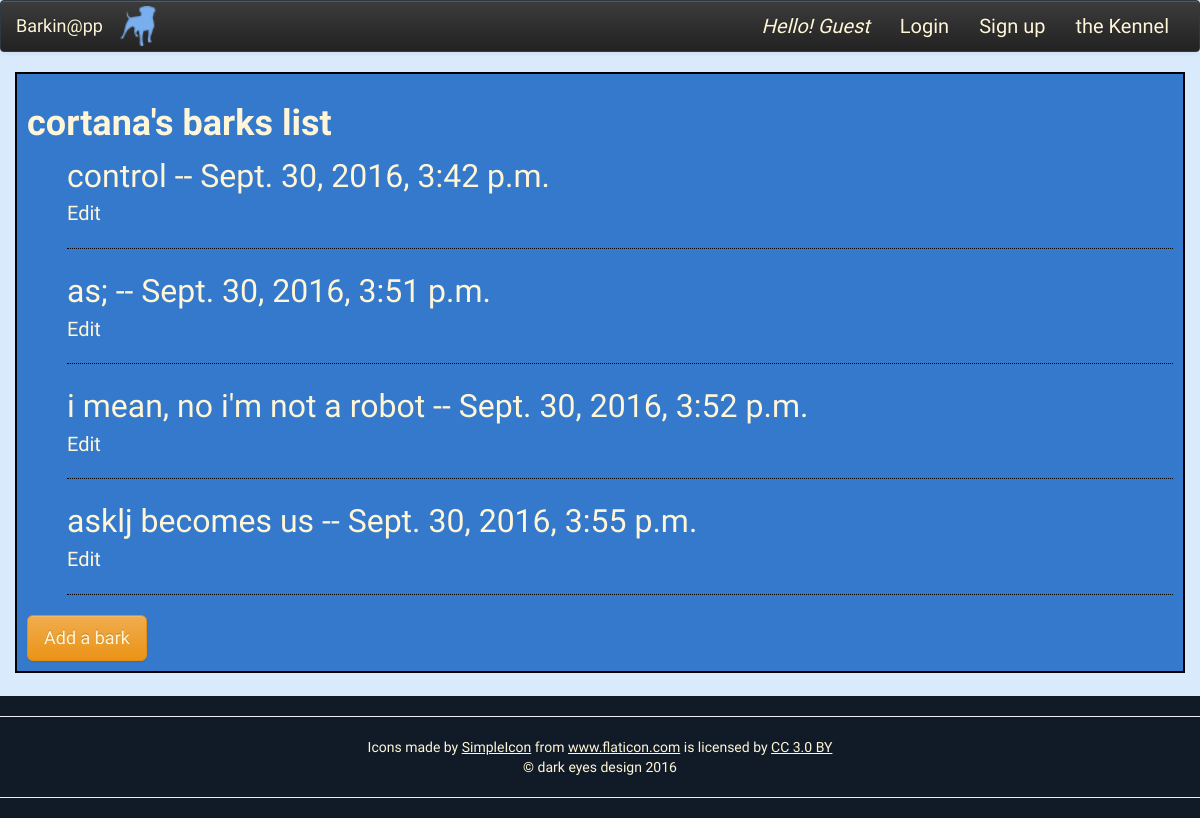
The app's page /barks/13/ with its own data.
### barks/models.py (models this page shows)
class Bark(models.Model):
    user = models.ForeignKey(User, null=True, blank=True)
    content = models.CharField(max_length=60)
    post_date = models.DateTimeField(auto_now_add=True)
    def __str__(self):
        return self.content
    def get_absolute_url(self):
        return reverse("barks:edit_bark", args=[self.pk])

### barks/views.py (the view)
# urls.py: url(r'^(?P<id>\d+)/$', views.barks_list, name="barks_list"),
def barks_list(request, id=None):
    if id:
        user = User.objects.get(id=id)
        author = user
    else:
        user = request.user
        author = user
    bark_query = user.bark_set.all()
    context = {
        "author": author,
        "barks": bark_query,
    }
    return render(request, "barks/barks_list.html", context)

### barks/templates/barks/barks_list.html
{% extends "core/base.html" %}
{% block content %}
    <h1>{{ author }}'s barks list</h1>
    <ul>
        {% for bark in barks %}
            <li class="barkers-bark">
                {{ bark }} -- {{ bark.post_date }}
            </li>
            <li>
                <a href="{{ bark.get_absolute_url }}">Edit</a>
            </li>
        <hr style="border-top: 1px dotted black;">
        {% endfor %}
    </ul>
<a class="btn btn-warning btn-lg" href="{% url 'barks:add_bark' %}">Add a bark</a>
{% endblock content %}

### core/static/styles.css (style rules this page uses)
body { background-color: #DAEAFD; background-repeat: no-repeat; font-family: 'Quicksand', sans-serif; font-size: 20px; }
ul { list-style-type: none; }
h1, h2, h3 { color: #FFF6D8; font-weight: bold; }
a:link, a:visited, a:active { color: #FFF6D8; }
.barkers-bark { font-size: 32px; color: #FFF6D8; }

### records on screen
Bark: content "control", post_date "Sept. 30, 2016, 3:42 p.m."
Bark: content "as;", post_date "Sept. 30, 2016, 3:51 p.m."
Bark: content "i mean, no i'm not a robot", post_date "Sept. 30, 2016, 3:52 p.m."
Bark: content "asklj becomes us", post_date "Sept. 30, 2016, 3:55 p.m."

### other values on screen
{{ author }} "cortana"
